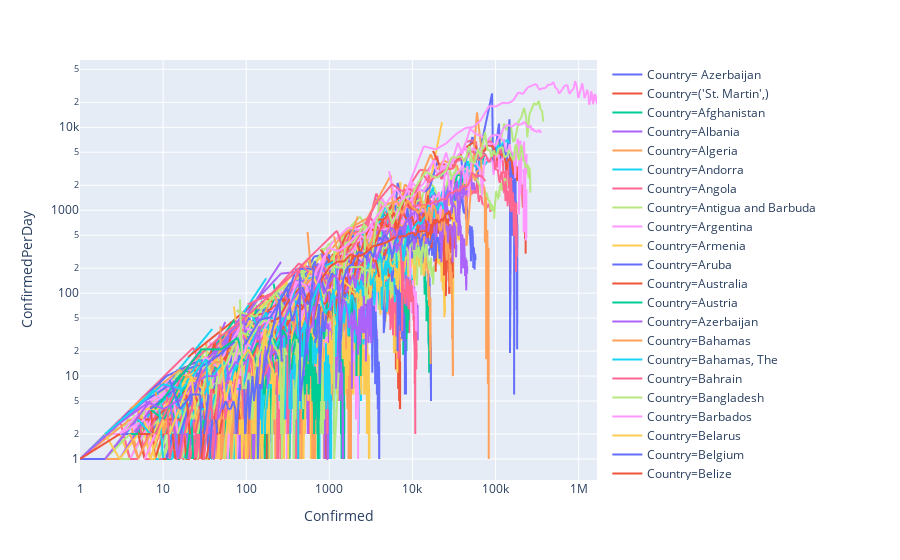

Write notebook code for a chart like this one.
### Code cell
configure_plotly_browser_state()
init_notebook_mode(connected=True)
px.line(df_country, x='Confirmed', y='ConfirmedPerDay', color='Country', log_x=True, log_y=True)
